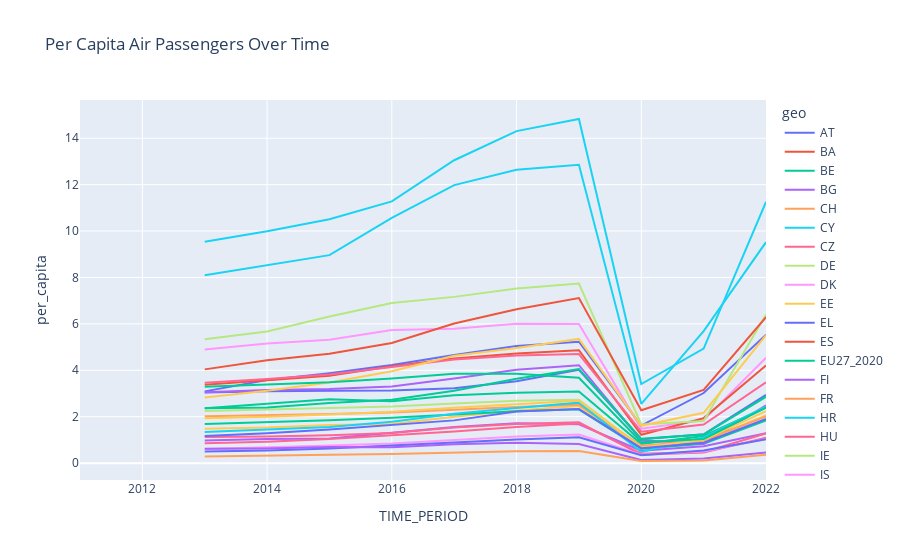
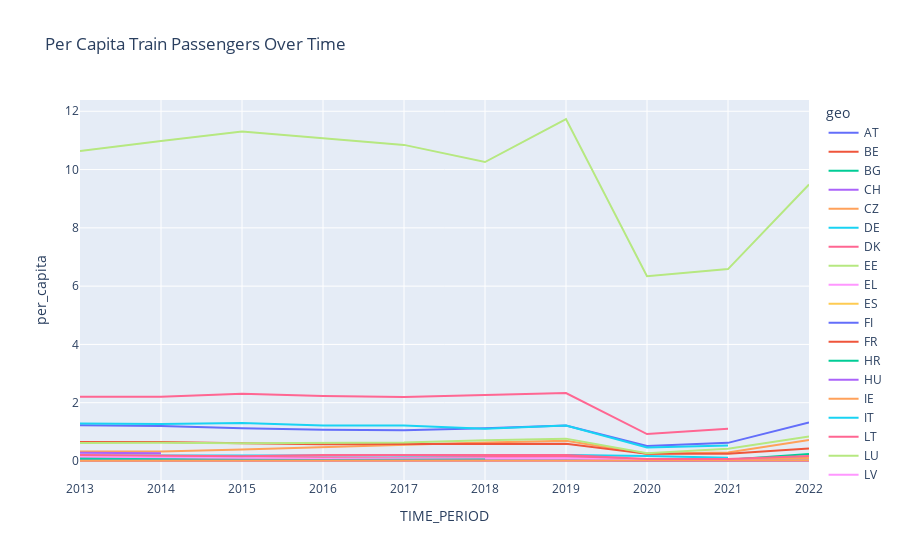

The notebook cell these images were saved under, in order:
### Code cell
fig2 = px.line(df_air_pas, x='TIME_PERIOD', y='per_capita', color='geo', title='Per Capita Air Passengers Over Time')
fig2.show()

fig2 = px.line(df_train_pas, x='TIME_PERIOD', y='per_capita', color='geo', title='Per Capita Train Passengers Over Time')
fig2.show()

### Figure 1 — Plotly figure (JSON) as saved in the notebook; plotly's stock layout.template omitted (floating-point values rounded to 4 significant figures)
{"data": [{"hovertemplate": "geo=AT<br>TIME_PERIOD=%{x}<br>per_capita=%{y}<extra></extra>", "legendgroup": "AT", "line": {"color": "#636efa", "dash": "solid"}, "marker": {"symbol": "circle"}, "mode": "lines", "name": "AT", "orientation": "v", "showlegend": true, "type": "scatter", "x": [2011, 2012, 2013, 2014, 2015, 2016, 2017, 2018, 2019, 2020, 2021, 2022], "xaxis": "x", "y": [null, null, 3.047, 3.101, 3.116, 3.124, 3.229, 3.53, 4.024, 1.03, 1.243, 2.938], "yaxis": "y"}, {"hovertemplate": "geo=BA<br>TIME_PERIOD=%{x}<br>per_capita=%{y}<extra></extra>", "legendgroup": "BA", "line": {"color": "#EF553B", "dash": "solid"}, "marker": {"symbol": "circle"}, "mode": "lines", "name": "BA", "orientation": "v", "showlegend": true, "type": "scatter", "x": [2021], "xaxis": "x", "y": [null], "yaxis": "y"}, {"hovertemplate": "geo=BE<br>TIME_PERIOD=%{x}<br>per_capita=%{y}<extra></extra>", "legendgroup": "BE", "line": {"color": "#00cc96", "dash": "solid"}, "marker": {"symbol": "circle"}, "mode": "lines", "name": "BE", "orientation": "v", "showlegend": true, "type": "scatter", "x": [2011, 2012, 2013, 2014, 2015, 2016, 2017, 2018, 2019, 2020, 2021, 2022], "xaxis": "x", "y": [null, null, 2.369, 2.574, 2.755, 2.662, 2.93, 3.027, 3.089, 0.8215, 1.168, 2.399], "yaxis": "y"}, {"hovertemplate": "geo=BG<br>TIME_PERIOD=%{x}<br>per_capita=%{y}<extra></extra>", "legendgroup": "BG", "line": {"color": "#ab63fa", "dash": "solid"}, "marker": {"symbol": "circle"}, "mode": "lines", "name": "BG", "orientation": "v", "showlegend": true, "type": "scatter", "x": [2011, 2012, 2013, 2014, 2015, 2016, 2017, 2018, 2019, 2020, 2021, 2022], "xaxis": "x", "y": [null, null, 0.9718, 1.038, 1.057, 1.303, 1.562, 1.722, 1.673, 0.5364, 0.7298, 1.288], "yaxis": "y"}, {"hovertemplate": "geo=CH<br>TIME_PERIOD=%{x}<br>per_capita=%{y}<extra></extra>", "legendgroup": "CH", "line": {"color": "#FFA15A", "dash": "solid"}, "marker": {"symbol": "circle"}, "mode": "lines", "name": "CH", "orientation": "v", "showlegend": true, "type": "scatter", "x": [2011, 2012, 2013, 2014, 2015, 2016, 2017, 2018, 2019, 2020, 2021, 2022], "xaxis": "x", "y": [null, null, null, null, null, null, null, null, null, null, null, null], "yaxis": "y"}, {"hovertemplate": "geo=CY<br>TIME_PERIOD=%{x}<br>per_capita=%{y}<extra></extra>", "legendgroup": "CY", "line": {"color": "#19d3f3", "dash": "solid"}, "marker": {"symbol": "circle"}, "mode": "lines", "name": "CY", "orientation": "v", "showlegend": true, "type": "scatter", "x": [2011, 2012, 2013, 2014, 2015, 2016, 2017, 2018, 2019, 2020, 2021, 2022], "xaxis": "x", "y": [null, null, 8.097, 8.541, 8.962, 10.56, 11.98, 12.64, 12.86, 2.557, 5.692, 9.521], "yaxis": "y"}, {"hovertemplate": "geo=CZ<br>TIME_PERIOD=%{x}<br>per_capita=%{y}<extra></extra>", "legendgroup": "CZ", "line": {"color": "#FF6692", "dash": "solid"}, "marker": {"symbol": "circle"}, "mode": "lines", "name": "CZ", "orientation": "v", "showlegend": true, "type": "scatter", "x": [2011, 2012, 2013, 2014, 2015, 2016, 2017, 2018, 2019, 2020, 2021, 2022], "xaxis": "x", "y": [null, null, 1.131, 1.149, 1.202, 1.295, 1.536, 1.681, 1.762, 0.3573, 0.4531, 1.097], "yaxis": "y"}, {"hovertemplate": "geo=DE<br>TIME_PERIOD=%{x}<br>per_capita=%{y}<extra></extra>", "legendgroup": "DE", "line": {"color": "#B6E880", "dash": "solid"}, "marker": {"symbol": "circle"}, "mode": "lines", "name": "DE", "orientation": "v", "showlegend": true, "type": "scatter", "x": [2011, 2012, 2013, 2014, 2015, 2016, 2017, 2018, 2019, 2020, 2021, 2022], "xaxis": "x", "y": [null, null, 2.245, 2.308, 2.388, 2.442, 2.574, 2.687, 2.731, 0.6949, 0.8851, 1.866], "yaxis": "y"}, {"hovertemplate": "geo=DK<br>TIME_PERIOD=%{x}<br>per_capita=%{y}<extra></extra>", "legendgroup": "DK", "line": {"color": "#FF97FF", "dash": "solid"}, "marker": {"symbol": "circle"}, "mode": "lines", "name": "DK", "orientation": "v", "showlegend": true, "type": "scatter", "x": [2011, 2012, 2013, 2014, 2015, 2016, 2017, 2018, 2019, 2020, 2021, 2022], "xaxis": "x", "y": [null, null, 4.901, 5.156, 5.317, 5.741, 5.786, 6.002, 5.99, 1.487, 1.852, 4.537], "yaxis": "y"}, {"hovertemplate": "geo=EE<br>TIME_PERIOD=%{x}<br>per_capita=%{y}<extra></extra>", "legendgroup": "EE", "line": {"color": "#FECB52", "dash": "solid"}, "marker": {"symbol": "circle"}, "mode": "lines", "name": "EE", "orientation": "v", "showlegend": true, "type": "scatter", "x": [2011, 2012, 2013, 2014, 2015, 2016, 2017, 2018, 2019, 2020, 2021, 2022], "xaxis": "x", "y": [null, null, 1.484, 1.535, 1.643, 1.683, 2.003, 2.271, 2.459, 0.6455, 0.9721, 2.051], "yaxis": "y"}, {"hovertemplate": "geo=EL<br>TIME_PERIOD=%{x}<br>per_capita=%{y}<extra></extra>", "legendgroup": "EL", "line": {"color": "#636efa", "dash": "solid"}, "marker": {"symbol": "circle"}, "mode": "lines", "name": "EL", "orientation": "v", "showlegend": true, "type": "scatter", "x": [2011, 2012, 2013, 2014, 2015, 2016, 2017, 2018, 2019, 2020, 2021, 2022], "xaxis": "x", "y": [null, null, 3.092, 3.58, 3.877, 4.223, 4.659, 5.051, 5.23, 1.618, 3.02, 5.535], "yaxis": "y"}, {"hovertemplate": "geo=ES<br>TIME_PERIOD=%{x}<br>per_capita=%{y}<extra></extra>", "legendgroup": "ES", "line": {"color": "#EF553B", "dash": "solid"}, "marker": {"symbol": "circle"}, "mode": "lines", "name": "ES", "orientation": "v", "showlegend": true, "type": "scatter", "x": [2011, 2012, 2013, 2014, 2015, 2016, 2017, 2018, 2019, 2020, 2021, 2022], "xaxis": "x", "y": [null, null, 3.376, 3.555, 3.76, 4.175, 4.51, 4.728, 4.863, 1.221, 1.939, 4.207], "yaxis": "y"}, {"hovertemplate": "geo=EU27_2020<br>TIME_PERIOD=%{x}<br>per_capita=%{y}<extra></extra>", "legendgroup": "EU27_2020", "line": {"color": "#00cc96", "dash": "solid"}, "marker": {"symbol": "circle"}, "mode": "lines", "name": "EU27_2020", "orientation": "v", "showlegend": true, "type": "scatter", "x": [2011, 2012, 2013, 2014, 2015, 2016, 2017, 2018, 2019, 2020, 2021, 2022], "xaxis": "x", "y": [null, null, 1.691, 1.764, 1.848, 1.96, 2.107, 2.233, 2.319, 0.6187, 0.8361, 1.835], "yaxis": "y"}, {"hovertemplate": "geo=FI<br>TIME_PERIOD=%{x}<br>per_capita=%{y}<extra></extra>", "legendgroup": "FI", "line": {"color": "#ab63fa", "dash": "solid"}, "marker": {"symbol": "circle"}, "mode": "lines", "name": "FI", "orientation": "v", "showlegend": true, "type": "scatter", "x": [2011, 2012, 2013, 2014, 2015, 2016, 2017, 2018, 2019, 2020, 2021, 2022], "xaxis": "x", "y": [null, null, 3.053, 3.15, 3.194, 3.299, 3.644, 4.022, 4.22, 0.9825, 0.823, 2.49], "yaxis": "y"}, {"hovertemplate": "geo=FR<br>TIME_PERIOD=%{x}<br>per_capita=%{y}<extra></extra>", "legendgroup": "FR", "line": {"color": "#FFA15A", "dash": "solid"}, "marker": {"symbol": "circle"}, "mode": "lines", "name": "FR", "orientation": "v", "showlegend": true, "type": "scatter", "x": [2011, 2012, 2013, 2014, 2015, 2016, 2017, 2018, 2019, 2020, 2021, 2022], "xaxis": "x", "y": [null, null, 2.024, 2.061, 2.12, 2.18, 2.306, 2.417, 2.512, 0.7535, 0.976, 2.012], "yaxis": "y"}, {"hovertemplate": "geo=HR<br>TIME_PERIOD=%{x}<br>per_capita=%{y}<extra></extra>", "legendgroup": "HR", "line": {"color": "#19d3f3", "dash": "solid"}, "marker": {"symbol": "circle"}, "mode": "lines", "name": "HR", "orientation": "v", "showlegend": true, "type": "scatter", "x": [2011, 2012, 2013, 2014, 2015, 2016, 2017, 2018, 2019, 2020, 2021, 2022], "xaxis": "x", "y": [null, null, 1.343, 1.446, 1.555, 1.784, 2.129, 2.37, 2.606, 0.4789, 1.105, 2.438], "yaxis": "y"}, {"hovertemplate": "geo=HU<br>TIME_PERIOD=%{x}<br>per_capita=%{y}<extra></extra>", "legendgroup": "HU", "line": {"color": "#FF6692", "dash": "solid"}, "marker": {"symbol": "circle"}, "mode": "lines", "name": "HU", "orientation": "v", "showlegend": true, "type": "scatter", "x": [2011, 2012, 2013, 2014, 2015, 2016, 2017, 2018, 2019, 2020, 2021, 2022], "xaxis": "x", "y": [null, null, 0.8519, 0.9167, 1.038, 1.186, 1.363, 1.552, 1.709, 0.4056, 0.4794, 1.279], "yaxis": "y"}, {"hovertemplate": "geo=IE<br>TIME_PERIOD=%{x}<br>per_capita=%{y}<extra></extra>", "legendgroup": "IE", "line": {"color": "#B6E880", "dash": "solid"}, "marker": {"symbol": "circle"}, "mode": "lines", "name": "IE", "orientation": "v", "showlegend": true, "type": "scatter", "x": [2011, 2012, 2013, 2014, 2015, 2016, 2017, 2018, 2019, 2020, 2021, 2022], "xaxis": "x", "y": [null, null, 5.337, 5.673, 6.316, 6.897, 7.163, 7.524, 7.738, 1.666, 1.817, 6.404], "yaxis": "y"}, {"hovertemplate": "geo=IS<br>TIME_PERIOD=%{x}<br>per_capita=%{y}<extra></extra>", "legendgroup": "IS", "line": {"color": "#FF97FF", "dash": "solid"}, "marker": {"symbol": "circle"}, "mode": "lines", "name": "IS", "orientation": "v", "showlegend": true, "type": "scatter", "x": [2011, 2012, 2013, 2014, 2015, 2016, 2017, 2018, 2019, 2020, 2021, 2022], "xaxis": "x", "y": [null, null, null, null, null, null, null, null, null, null, null, null], "yaxis": "y"}, {"hovertemplate": "geo=IT<br>TIME_PERIOD=%{x}<br>per_capita=%{y}<extra></extra>", "legendgroup": "IT", "line": {"color": "#FECB52", "dash": "solid"}, "marker": {"symbol": "circle"}, "mode": "lines", "name": "IT", "orientation": "v", "showlegend": true, "type": "scatter", "x": [2011, 2012, 2013, 2014, 2015, 2016, 2017, 2018, 2019, 2020, 2021, 2022], "xaxis": "x", "y": [null, null, 1.931, 1.993, 2.1, 2.217, 2.382, 2.535, 2.686, 0.6775, 1.008, 2.243], "yaxis": "y"}, {"hovertemplate": "geo=LT<br>TIME_PERIOD=%{x}<br>per_capita=%{y}<extra></extra>", "legendgroup": "LT", "line": {"color": "#636efa", "dash": "solid"}, "marker": {"symbol": "circle"}, "mode": "lines", "name": "LT", "orientation": "v", "showlegend": true, "type": "scatter", "x": [2011, 2012, 2013, 2014, 2015, 2016, 2017, 2018, 2019, 2020, 2021, 2022], "xaxis": "x", "y": [null, null, 1.172, 1.29, 1.447, 1.657, 1.842, 2.227, 2.328, 0.6458, 0.8816, 1.901], "yaxis": "y"}, {"hovertemplate": "geo=LU<br>TIME_PERIOD=%{x}<br>per_capita=%{y}<extra></extra>", "legendgroup": "LU", "line": {"color": "#EF553B", "dash": "solid"}, "marker": {"symbol": "circle"}, "mode": "lines", "name": "LU", "orientation": "v", "showlegend": true, "type": "scatter", "x": [2011, 2012, 2013, 2014, 2015, 2016, 2017, 2018, 2019, 2020, 2021, 2022], "xaxis": "x", "y": [null, null, 4.039, 4.428, 4.71, 5.179, 6.018, 6.626, 7.111, 2.278, 3.156, 6.286], "yaxis": "y"}, {"hovertemplate": "geo=LV<br>TIME_PERIOD=%{x}<br>per_capita=%{y}<extra></extra>", "legendgroup": "LV", "line": {"color": "#00cc96", "dash": "solid"}, "marker": {"symbol": "circle"}, "mode": "lines", "name": "LV", "orientation": "v", "showlegend": true, "type": "scatter", "x": [2011, 2012, 2013, 2014, 2015, 2016, 2017, 2018, 2019, 2020, 2021, 2022], "xaxis": "x", "y": [null, null, 2.363, 2.399, 2.591, 2.735, 3.117, 3.638, 4.055, 1.046, 1.234, 2.862], "yaxis": "y"}, {"hovertemplate": "geo=ME<br>TIME_PERIOD=%{x}<br>per_capita=%{y}<extra></extra>", "legendgroup": "ME", "line": {"color": "#ab63fa", "dash": "solid"}, "marker": {"symbol": "circle"}, "mode": "lines", "name": "ME", "orientation": "v", "showlegend": true, "type": "scatter", "x": [2016, 2017, 2018, 2019, 2020, 2021, 2022], "xaxis": "x", "y": [null, null, null, null, null, null, null], "yaxis": "y"}, {"hovertemplate": "geo=MK<br>TIME_PERIOD=%{x}<br>per_capita=%{y}<extra></extra>", "legendgroup": "MK", "line": {"color": "#FFA15A", "dash": "solid"}, "marker": {"symbol": "circle"}, "mode": "lines", "name": "MK", "orientation": "v", "showlegend": true, "type": "scatter", "x": [2015, 2016, 2017, 2018, 2019, 2020, 2021, 2022], "xaxis": "x", "y": [null, null, null, null, null, null, null, null], "yaxis": "y"}, {"hovertemplate": "geo=MT<br>TIME_PERIOD=%{x}<br>per_capita=%{y}<extra></extra>", "legendgroup": "MT", "line": {"color": "#19d3f3", "dash": "solid"}, "marker": {"symbol": "circle"}, "mode": "lines", "name": "MT", "orientation": "v", "showlegend": true, "type": "scatter", "x": [2011, 2012, 2013, 2014, 2015, 2016, 2017, 2018, 2019, 2020, 2021, 2022], "xaxis": "x", "y": [null, null, 9.543, 9.99, 10.51, 11.28, 13.05, 14.31, 14.83, 3.406, 4.937, 11.25], "yaxis": "y"}, {"hovertemplate": "geo=NL<br>TIME_PERIOD=%{x}<br>per_capita=%{y}<extra></extra>", "legendgroup": "NL", "line": {"color": "#FF6692", "dash": "solid"}, "marker": {"symbol": "circle"}, "mode": "lines", "name": "NL", "orientation": "v", "showlegend": true, "type": "scatter", "x": [2011, 2012, 2013, 2014, 2015, 2016, 2017, 2018, 2019, 2020, 2021, 2022], "xaxis": "x", "y": [null, null, 3.461, 3.622, 3.821, 4.141, 4.463, 4.636, 4.698, 1.355, 1.664, 3.484], "yaxis": "y"}, {"hovertemplate": "geo=NO<br>TIME_PERIOD=%{x}<br>per_capita=%{y}<extra></extra>", "legendgroup": "NO", "line": {"color": "#B6E880", "dash": "solid"}, "marker": {"symbol": "circle"}, "mode": "lines", "name": "NO", "orientation": "v", "showlegend": true, "type": "scatter", "x": [2011, 2012, 2013, 2014, 2015, 2016, 2017, 2018, 2019, 2020, 2021, 2022], "xaxis": "x", "y": [null, null, null, null, null, null, null, null, null, null, null, null], "yaxis": "y"}, {"hovertemplate": "geo=PL<br>TIME_PERIOD=%{x}<br>per_capita=%{y}<extra></extra>", "legendgroup": "PL", "line": {"color": "#FF97FF", "dash": "solid"}, "marker": {"symbol": "circle"}, "mode": "lines", "name": "PL", "orientation": "v", "showlegend": true, "type": "scatter", "x": [2011, 2012, 2013, 2014, 2015, 2016, 2017, 2018, 2019, 2020, 2021, 2022], "xaxis": "x", "y": [null, null, 0.6115, 0.6764, 0.7606, 0.8499, 0.9924, 1.152, 1.236, 0.3642, 0.4993, 1.045], "yaxis": "y"}, {"hovertemplate": "geo=PT<br>TIME_PERIOD=%{x}<br>per_capita=%{y}<extra></extra>", "legendgroup": "PT", "line": {"color": "#FECB52", "dash": "solid"}, "marker": {"symbol": "circle"}, "mode": "lines", "name": "PT", "orientation": "v", "showlegend": true, "type": "scatter", "x": [2011, 2012, 2013, 2014, 2015, 2016, 2017, 2018, 2019, 2020, 2021, 2022], "xaxis": "x", "y": [null, null, 2.831, 3.123, 3.47, 3.958, 4.624, 4.958, 5.353, 1.607, 2.17, 5.514], "yaxis": "y"}, {"hovertemplate": "geo=RO<br>TIME_PERIOD=%{x}<br>per_capita=%{y}<extra></extra>", "legendgroup": "RO", "line": {"color": "#636efa", "dash": "solid"}, "marker": {"symbol": "circle"}, "mode": "lines", "name": "RO", "orientation": "v", "showlegend": true, "type": "scatter", "x": [2011, 2012, 2013, 2014, 2015, 2016, 2017, 2018, 2019, 2020, 2021, 2022], "xaxis": "x", "y": [null, null, 0.5003, 0.5468, 0.6331, 0.7669, 0.913, 1.014, 1.111, 0.3432, 0.5408, 1.026], "yaxis": "y"}, {"hovertemplate": "geo=RS<br>TIME_PERIOD=%{x}<br>per_capita=%{y}<extra></extra>", "legendgroup": "RS", "line": {"color": "#EF553B", "dash": "solid"}, "marker": {"symbol": "circle"}, "mode": "lines", "name": "RS", "orientation": "v", "showlegend": true, "type": "scatter", "x": [2016, 2017, 2018, 2019, 2020, 2021], "xaxis": "x", "y": [null, null, null, null, null, null], "yaxis": "y"}, {"hovertemplate": "geo=SE<br>TIME_PERIOD=%{x}<br>per_capita=%{y}<extra></extra>", "legendgroup": "SE", "line": {"color": "#00cc96", "dash": "solid"}, "marker": {"symbol": "circle"}, "mode": "lines", "name": "SE", "orientation": "v", "showlegend": true, "type": "scatter", "x": [2011, 2012, 2013, 2014, 2015, 2016, 2017, 2018, 2019, 2020, 2021, 2022], "xaxis": "x", "y": [null, null, 3.29, 3.397, 3.489, 3.65, 3.847, 3.848, 3.677, 0.9022, 1.04, 2.396], "yaxis": "y"}, {"hovertemplate": "geo=SI<br>TIME_PERIOD=%{x}<br>per_capita=%{y}<extra></extra>", "legendgroup": "SI", "line": {"color": "#ab63fa", "dash": "solid"}, "marker": {"symbol": "circle"}, "mode": "lines", "name": "SI", "orientation": "v", "showlegend": true, "type": "scatter", "x": [2011, 2012, 2013, 2014, 2015, 2016, 2017, 2018, 2019, 2020, 2021, 2022], "xaxis": "x", "y": [null, null, 0.6148, 0.6342, 0.6961, 0.6802, 0.8142, 0.876, 0.8261, 0.1373, 0.1988, 0.4598], "yaxis": "y"}, {"hovertemplate": "geo=SK<br>TIME_PERIOD=%{x}<br>per_capita=%{y}<extra></extra>", "legendgroup": "SK", "line": {"color": "#FFA15A", "dash": "solid"}, "marker": {"symbol": "circle"}, "mode": "lines", "name": "SK", "orientation": "v", "showlegend": true, "type": "scatter", "x": [2011, 2012, 2013, 2014, 2015, 2016, 2017, 2018, 2019, 2020, 2021, 2022], "xaxis": "x", "y": [null, null, 0.2878, 0.3086, 0.3585, 0.3977, 0.442, 0.5133, 0.521, 0.09172, 0.1176, 0.3574], "yaxis": "y"}, {"hovertemplate": "geo=UK<br>TIME_PERIOD=%{x}<br>per_capita=%{y}<extra></extra>", "legendgroup": "UK", "line": {"color": "#19d3f3", "dash": "solid"}, "marker": {"symbol": "circle"}, "mode": "lines", "name": "UK", "orientation": "v", "showlegend": true, "type": "scatter", "x": [2011, 2012, 2013, 2014, 2015, 2016, 2017, 2018, 2019], "xaxis": "x", "y": [null, null, null, null, null, null, null, null, null], "yaxis": "y"}], "layout": {"legend": {"title": {"text": "geo"}, "tracegroupgap": 0}, "title": {"text": "Per Capita Air Passengers Over Time"}, "xaxis": {"anchor": "y", "domain": [0, 1], "title": {"text": "TIME_PERIOD"}}, "yaxis": {"anchor": "x", "domain": [0, 1], "title": {"text": "per_capita"}}}}

### Figure 2 — Plotly figure (JSON) as saved in the notebook; plotly's stock layout.template omitted (floating-point values rounded to 4 significant figures)
{"data": [{"hovertemplate": "geo=AT<br>TIME_PERIOD=%{x}<br>per_capita=%{y}<extra></extra>", "legendgroup": "AT", "line": {"color": "#636efa", "dash": "solid"}, "marker": {"symbol": "circle"}, "mode": "lines", "name": "AT", "orientation": "v", "showlegend": true, "type": "scatter", "x": [2013, 2014, 2015, 2016, 2017, 2018, 2019, 2020, 2021, 2022], "xaxis": "x", "y": [1.227, 1.203, 1.126, 1.069, 1.057, 1.124, 1.218, 0.5183, 0.6221, 1.325], "yaxis": "y"}, {"hovertemplate": "geo=BE<br>TIME_PERIOD=%{x}<br>per_capita=%{y}<extra></extra>", "legendgroup": "BE", "line": {"color": "#EF553B", "dash": "solid"}, "marker": {"symbol": "circle"}, "mode": "lines", "name": "BE", "orientation": "v", "showlegend": true, "type": "scatter", "x": [2013, 2014, 2015, 2016, 2017, 2018, 2019, 2020, 2021, 2022], "xaxis": "x", "y": [null, null, null, null, null, null, null, null, null, null], "yaxis": "y"}, {"hovertemplate": "geo=BG<br>TIME_PERIOD=%{x}<br>per_capita=%{y}<extra></extra>", "legendgroup": "BG", "line": {"color": "#00cc96", "dash": "solid"}, "marker": {"symbol": "circle"}, "mode": "lines", "name": "BG", "orientation": "v", "showlegend": true, "type": "scatter", "x": [2013, 2014, 2015, 2016, 2017, 2018, 2019, 2020, 2021, 2022], "xaxis": "x", "y": [0.04558, 0.03989, 0.03249, 0.07199, 0.1104, 0.1128, 0.1491, 0.04301, 0.03962, 0.2398], "yaxis": "y"}, {"hovertemplate": "geo=CH<br>TIME_PERIOD=%{x}<br>per_capita=%{y}<extra></extra>", "legendgroup": "CH", "line": {"color": "#ab63fa", "dash": "solid"}, "marker": {"symbol": "circle"}, "mode": "lines", "name": "CH", "orientation": "v", "showlegend": true, "type": "scatter", "x": [2013, 2014, 2015, 2016, 2017, 2018, 2019, 2020, 2021, 2022], "xaxis": "x", "y": [null, null, null, null, null, null, null, null, null, null], "yaxis": "y"}, {"hovertemplate": "geo=CZ<br>TIME_PERIOD=%{x}<br>per_capita=%{y}<extra></extra>", "legendgroup": "CZ", "line": {"color": "#FFA15A", "dash": "solid"}, "marker": {"symbol": "circle"}, "mode": "lines", "name": "CZ", "orientation": "v", "showlegend": true, "type": "scatter", "x": [2013, 2014, 2015, 2016, 2017, 2018, 2019, 2020, 2021, 2022], "xaxis": "x", "y": [0.3232, 0.3282, 0.3957, 0.48, 0.5474, 0.6385, 0.6966, 0.2459, 0.2896, 0.72], "yaxis": "y"}, {"hovertemplate": "geo=DE<br>TIME_PERIOD=%{x}<br>per_capita=%{y}<extra></extra>", "legendgroup": "DE", "line": {"color": "#19d3f3", "dash": "solid"}, "marker": {"symbol": "circle"}, "mode": "lines", "name": "DE", "orientation": "v", "showlegend": true, "type": "scatter", "x": [2013, 2014, 2015, 2016, 2017, 2018, 2019, 2020, 2021], "xaxis": "x", "y": [0.1881, 0.1864, 0.1726, 0.1695, 0.1921, 0.1859, 0.205, 0.1735, 0.112], "yaxis": "y"}, {"hovertemplate": "geo=DK<br>TIME_PERIOD=%{x}<br>per_capita=%{y}<extra></extra>", "legendgroup": "DK", "line": {"color": "#FF6692", "dash": "solid"}, "marker": {"symbol": "circle"}, "mode": "lines", "name": "DK", "orientation": "v", "showlegend": true, "type": "scatter", "x": [2013, 2014, 2015, 2016, 2017, 2018, 2019, 2020, 2021], "xaxis": "x", "y": [2.204, 2.204, 2.304, 2.228, 2.198, 2.265, 2.333, 0.925, 1.104], "yaxis": "y"}, {"hovertemplate": "geo=EE<br>TIME_PERIOD=%{x}<br>per_capita=%{y}<extra></extra>", "legendgroup": "EE", "line": {"color": "#B6E880", "dash": "solid"}, "marker": {"symbol": "circle"}, "mode": "lines", "name": "EE", "orientation": "v", "showlegend": true, "type": "scatter", "x": [2013, 2014, 2015, 2016, 2017, 2018, 2019, 2020, 2021, 2022], "xaxis": "x", "y": [0.09241, 0.07372, 0.04183, 0.07827, 0.08133, 0.08111, 0.08454, 0.00602, 0, 0], "yaxis": "y"}, {"hovertemplate": "geo=EL<br>TIME_PERIOD=%{x}<br>per_capita=%{y}<extra></extra>", "legendgroup": "EL", "line": {"color": "#FF97FF", "dash": "solid"}, "marker": {"symbol": "circle"}, "mode": "lines", "name": "EL", "orientation": "v", "showlegend": true, "type": "scatter", "x": [2013, 2014, 2015, 2016, 2017, 2018, 2019, 2020, 2021, 2022], "xaxis": "x", "y": [0.0004544, 0.003935, 0.002947, 0.001947, 0.002043, 0.001583, 0.0007459, 0, 0, 0], "yaxis": "y"}, {"hovertemplate": "geo=ES<br>TIME_PERIOD=%{x}<br>per_capita=%{y}<extra></extra>", "legendgroup": "ES", "line": {"color": "#FECB52", "dash": "solid"}, "marker": {"symbol": "circle"}, "mode": "lines", "name": "ES", "orientation": "v", "showlegend": true, "type": "scatter", "x": [2013, 2014, 2015, 2016, 2017, 2018, 2019, 2020, 2021, 2022], "xaxis": "x", "y": [0.008261, 0.02191, 0.02237, 0.02293, 0.023, 0.02205, 0.02258, 0.005873, 0.008207, 0.01693], "yaxis": "y"}, {"hovertemplate": "geo=FI<br>TIME_PERIOD=%{x}<br>per_capita=%{y}<extra></extra>", "legendgroup": "FI", "line": {"color": "#636efa", "dash": "solid"}, "marker": {"symbol": "circle"}, "mode": "lines", "name": "FI", "orientation": "v", "showlegend": true, "type": "scatter", "x": [2013, 2014, 2015, 2016, 2017, 2018, 2019, 2020, 2021, 2022], "xaxis": "x", "y": [0.1102, 0.09502, 0.07822, 0.08237, 0.09958, 0.1001, 0.1158, 0.02136, 0.0007228, 0.005587], "yaxis": "y"}, {"hovertemplate": "geo=FR<br>TIME_PERIOD=%{x}<br>per_capita=%{y}<extra></extra>", "legendgroup": "FR", "line": {"color": "#EF553B", "dash": "solid"}, "marker": {"symbol": "circle"}, "mode": "lines", "name": "FR", "orientation": "v", "showlegend": true, "type": "scatter", "x": [2013, 2014, 2015, 2016, 2017, 2018, 2019, 2020, 2021, 2022], "xaxis": "x", "y": [0.6487, 0.6498, 0.6097, 0.5713, 0.5856, 0.5875, 0.593, 0.2448, 0.246, 0.4318], "yaxis": "y"}, {"hovertemplate": "geo=HR<br>TIME_PERIOD=%{x}<br>per_capita=%{y}<extra></extra>", "legendgroup": "HR", "line": {"color": "#00cc96", "dash": "solid"}, "marker": {"symbol": "circle"}, "mode": "lines", "name": "HR", "orientation": "v", "showlegend": true, "type": "scatter", "x": [2013, 2014, 2015, 2016, 2017, 2018, 2019, 2020, 2021, 2022], "xaxis": "x", "y": [0.09526, 0.08501, 0.07526, 0.07111, 0.06981, 0.07332, 0.07409, 0.03376, 0.05252, 0.09166], "yaxis": "y"}, {"hovertemplate": "geo=HU<br>TIME_PERIOD=%{x}<br>per_capita=%{y}<extra></extra>", "legendgroup": "HU", "line": {"color": "#ab63fa", "dash": "solid"}, "marker": {"symbol": "circle"}, "mode": "lines", "name": "HU", "orientation": "v", "showlegend": true, "type": "scatter", "x": [2013, 2014, 2015, 2016, 2017, 2018, 2019, 2020, 2021, 2022], "xaxis": "x", "y": [0.283, 0.2635, null, null, null, null, null, null, null, null], "yaxis": "y"}, {"hovertemplate": "geo=IE<br>TIME_PERIOD=%{x}<br>per_capita=%{y}<extra></extra>", "legendgroup": "IE", "line": {"color": "#FFA15A", "dash": "solid"}, "marker": {"symbol": "circle"}, "mode": "lines", "name": "IE", "orientation": "v", "showlegend": true, "type": "scatter", "x": [2013, 2014, 2015, 2016, 2017, 2018, 2019, 2020, 2021, 2022], "xaxis": "x", "y": [0.1668, 0.1537, 0.06691, 0.07236, 0.07838, 0.08571, 0.08319, 0.028, 0.05393, 0.1069], "yaxis": "y"}, {"hovertemplate": "geo=IT<br>TIME_PERIOD=%{x}<br>per_capita=%{y}<extra></extra>", "legendgroup": "IT", "line": {"color": "#19d3f3", "dash": "solid"}, "marker": {"symbol": "circle"}, "mode": "lines", "name": "IT", "orientation": "v", "showlegend": true, "type": "scatter", "x": [2013, 2014, 2015, 2016, 2017, 2018, 2019, 2020, 2021], "xaxis": "x", "y": [0.05237, 0.05174, 0.05714, 0.04899, 0.04417, 0.04292, 0.04786, 0.01715, 0.03091], "yaxis": "y"}, {"hovertemplate": "geo=LT<br>TIME_PERIOD=%{x}<br>per_capita=%{y}<extra></extra>", "legendgroup": "LT", "line": {"color": "#FF6692", "dash": "solid"}, "marker": {"symbol": "circle"}, "mode": "lines", "name": "LT", "orientation": "v", "showlegend": true, "type": "scatter", "x": [2013, 2014, 2015, 2016, 2017, 2018, 2019, 2020, 2021, 2022], "xaxis": "x", "y": [0.181, 0.1542, 0.1232, 0.1163, 0.1131, 0.1303, 0.1528, 0.02398, 0, 0.001426], "yaxis": "y"}, {"hovertemplate": "geo=LU<br>TIME_PERIOD=%{x}<br>per_capita=%{y}<extra></extra>", "legendgroup": "LU", "line": {"color": "#B6E880", "dash": "solid"}, "marker": {"symbol": "circle"}, "mode": "lines", "name": "LU", "orientation": "v", "showlegend": true, "type": "scatter", "x": [2013, 2014, 2015, 2016, 2017, 2018, 2019, 2020, 2021, 2022], "xaxis": "x", "y": [10.63, 10.98, 11.3, 11.07, 10.85, 10.26, 11.73, 6.338, 6.584, 9.486], "yaxis": "y"}, {"hovertemplate": "geo=LV<br>TIME_PERIOD=%{x}<br>per_capita=%{y}<extra></extra>", "legendgroup": "LV", "line": {"color": "#FF97FF", "dash": "solid"}, "marker": {"symbol": "circle"}, "mode": "lines", "name": "LV", "orientation": "v", "showlegend": true, "type": "scatter", "x": [2013, 2014, 2015, 2016, 2017, 2018, 2019, 2020, 2021, 2022], "xaxis": "x", "y": [0.1532, 0.1259, 0.09013, 0.07974, 0.08564, 0.08582, 0.09375, 0.01363, 0.002641, 0.007997], "yaxis": "y"}, {"hovertemplate": "geo=MK<br>TIME_PERIOD=%{x}<br>per_capita=%{y}<extra></extra>", "legendgroup": "MK", "line": {"color": "#FECB52", "dash": "solid"}, "marker": {"symbol": "circle"}, "mode": "lines", "name": "MK", "orientation": "v", "showlegend": true, "type": "scatter", "x": [2013, 2014, 2015, 2016, 2017, 2018, 2019, 2020, 2021, 2022], "xaxis": "x", "y": [null, null, null, null, null, null, null, null, null, null], "yaxis": "y"}, {"hovertemplate": "geo=NL<br>TIME_PERIOD=%{x}<br>per_capita=%{y}<extra></extra>", "legendgroup": "NL", "line": {"color": "#636efa", "dash": "solid"}, "marker": {"symbol": "circle"}, "mode": "lines", "name": "NL", "orientation": "v", "showlegend": true, "type": "scatter", "x": [2013, 2014, 2015, 2016, 2017, 2018, 2019, 2020, 2021, 2022], "xaxis": "x", "y": [null, null, null, null, null, null, null, null, null, null], "yaxis": "y"}, {"hovertemplate": "geo=NO<br>TIME_PERIOD=%{x}<br>per_capita=%{y}<extra></extra>", "legendgroup": "NO", "line": {"color": "#EF553B", "dash": "solid"}, "marker": {"symbol": "circle"}, "mode": "lines", "name": "NO", "orientation": "v", "showlegend": true, "type": "scatter", "x": [2013, 2014, 2015, 2016, 2017, 2018, 2019, 2020, 2021, 2022], "xaxis": "x", "y": [null, null, null, null, null, null, null, null, null, null], "yaxis": "y"}, {"hovertemplate": "geo=PL<br>TIME_PERIOD=%{x}<br>per_capita=%{y}<extra></extra>", "legendgroup": "PL", "line": {"color": "#00cc96", "dash": "solid"}, "marker": {"symbol": "circle"}, "mode": "lines", "name": "PL", "orientation": "v", "showlegend": true, "type": "scatter", "x": [2013, 2014, 2015, 2016, 2017, 2018, 2019, 2020, 2021, 2022], "xaxis": "x", "y": [0.04839, 0.03751, 0.0301, 0.0301, 0.04077, 0.048, null, null, null, 0.06297], "yaxis": "y"}, {"hovertemplate": "geo=PT<br>TIME_PERIOD=%{x}<br>per_capita=%{y}<extra></extra>", "legendgroup": "PT", "line": {"color": "#ab63fa", "dash": "solid"}, "marker": {"symbol": "circle"}, "mode": "lines", "name": "PT", "orientation": "v", "showlegend": true, "type": "scatter", "x": [2013, 2014, 2015, 2016, 2017, 2018, 2019, 2020, 2021, 2022], "xaxis": "x", "y": [0.01278, 0.01496, 0.02178, 0.02263, 0.02435, 0.01681, 0.01732, 0.002331, 0.002525, 0.01072], "yaxis": "y"}, {"hovertemplate": "geo=RO<br>TIME_PERIOD=%{x}<br>per_capita=%{y}<extra></extra>", "legendgroup": "RO", "line": {"color": "#FFA15A", "dash": "solid"}, "marker": {"symbol": "circle"}, "mode": "lines", "name": "RO", "orientation": "v", "showlegend": true, "type": "scatter", "x": [2013, 2014, 2015, 2016, 2017, 2018, 2019, 2020, 2021, 2022], "xaxis": "x", "y": [0.01164, 0.01128, 0.01092, 0.01027, 0.00957, 0.00901, 0.01051, 0.004035, 0.005312, 0.01586], "yaxis": "y"}, {"hovertemplate": "geo=SE<br>TIME_PERIOD=%{x}<br>per_capita=%{y}<extra></extra>", "legendgroup": "SE", "line": {"color": "#19d3f3", "dash": "solid"}, "marker": {"symbol": "circle"}, "mode": "lines", "name": "SE", "orientation": "v", "showlegend": true, "type": "scatter", "x": [2013, 2014, 2015, 2016, 2017, 2018, 2019, 2020, 2021, 2022], "xaxis": "x", "y": [1.283, 1.271, 1.302, 1.218, 1.215, 1.103, 1.219, 0.463, 0.5361, null], "yaxis": "y"}, {"hovertemplate": "geo=SI<br>TIME_PERIOD=%{x}<br>per_capita=%{y}<extra></extra>", "legendgroup": "SI", "line": {"color": "#FF6692", "dash": "solid"}, "marker": {"symbol": "circle"}, "mode": "lines", "name": "SI", "orientation": "v", "showlegend": true, "type": "scatter", "x": [2013, 2014, 2015, 2016, 2017, 2018, 2019, 2020, 2021, 2022], "xaxis": "x", "y": [0.2098, 0.1849, 0.1663, 0.203, 0.1985, 0.2071, 0.2033, 0.06632, 0.06828, 0.1737], "yaxis": "y"}, {"hovertemplate": "geo=SK<br>TIME_PERIOD=%{x}<br>per_capita=%{y}<extra></extra>", "legendgroup": "SK", "line": {"color": "#B6E880", "dash": "solid"}, "marker": {"symbol": "circle"}, "mode": "lines", "name": "SK", "orientation": "v", "showlegend": true, "type": "scatter", "x": [2013, 2014, 2015, 2016, 2017, 2018, 2019, 2020, 2021, 2022], "xaxis": "x", "y": [0.6171, 0.6263, 0.6089, 0.6161, 0.6333, 0.7137, 0.7676, 0.264, 0.4191, 0.8402], "yaxis": "y"}, {"hovertemplate": "geo=TR<br>TIME_PERIOD=%{x}<br>per_capita=%{y}<extra></extra>", "legendgroup": "TR", "line": {"color": "#FF97FF", "dash": "solid"}, "marker": {"symbol": "circle"}, "mode": "lines", "name": "TR", "orientation": "v", "showlegend": true, "type": "scatter", "x": [2013, 2014, 2015, 2016, 2017, 2018, 2019, 2020, 2021, 2022], "xaxis": "x", "y": [null, null, null, null, null, null, null, null, null, null], "yaxis": "y"}, {"hovertemplate": "geo=UK<br>TIME_PERIOD=%{x}<br>per_capita=%{y}<extra></extra>", "legendgroup": "UK", "line": {"color": "#FECB52", "dash": "solid"}, "marker": {"symbol": "circle"}, "mode": "lines", "name": "UK", "orientation": "v", "showlegend": true, "type": "scatter", "x": [2013, 2014, 2015, 2016, 2017, 2018, 2019], "xaxis": "x", "y": [null, null, null, null, null, null, null], "yaxis": "y"}], "layout": {"legend": {"title": {"text": "geo"}, "tracegroupgap": 0}, "title": {"text": "Per Capita Train Passengers Over Time"}, "xaxis": {"anchor": "y", "domain": [0, 1], "title": {"text": "TIME_PERIOD"}}, "yaxis": {"anchor": "x", "domain": [0, 1], "title": {"text": "per_capita"}}}}
